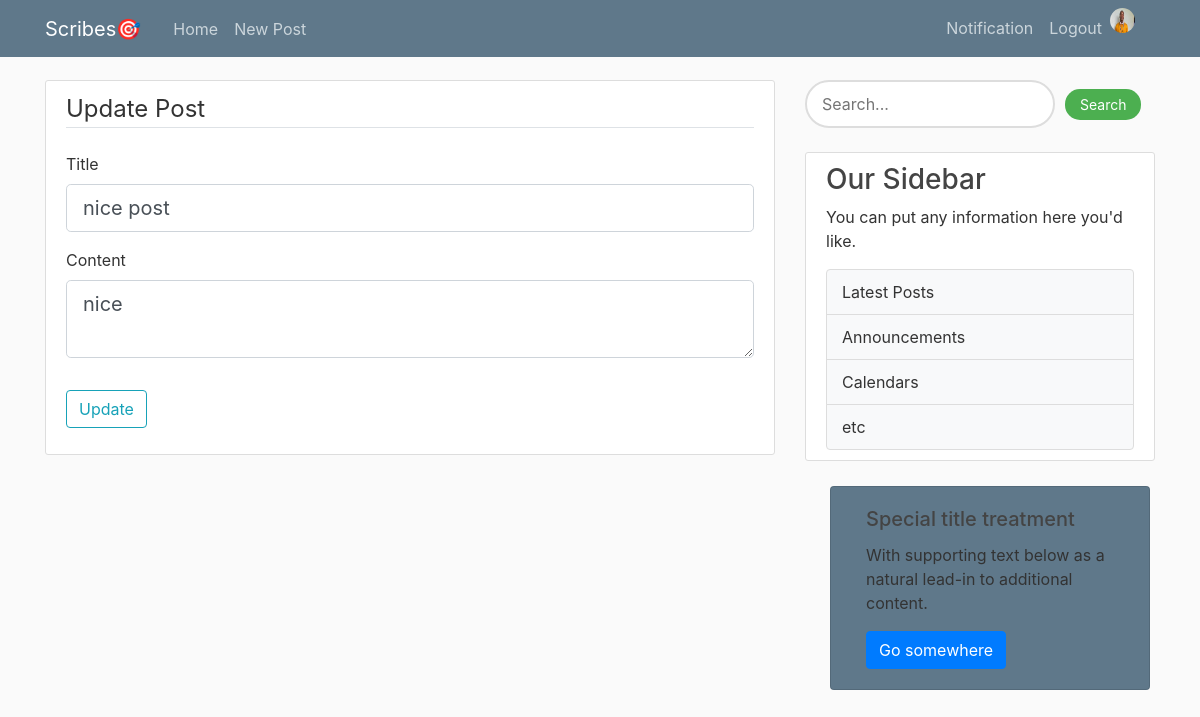
/post/detail/update/1 (signed in), run on an earlier commit of the app's database.
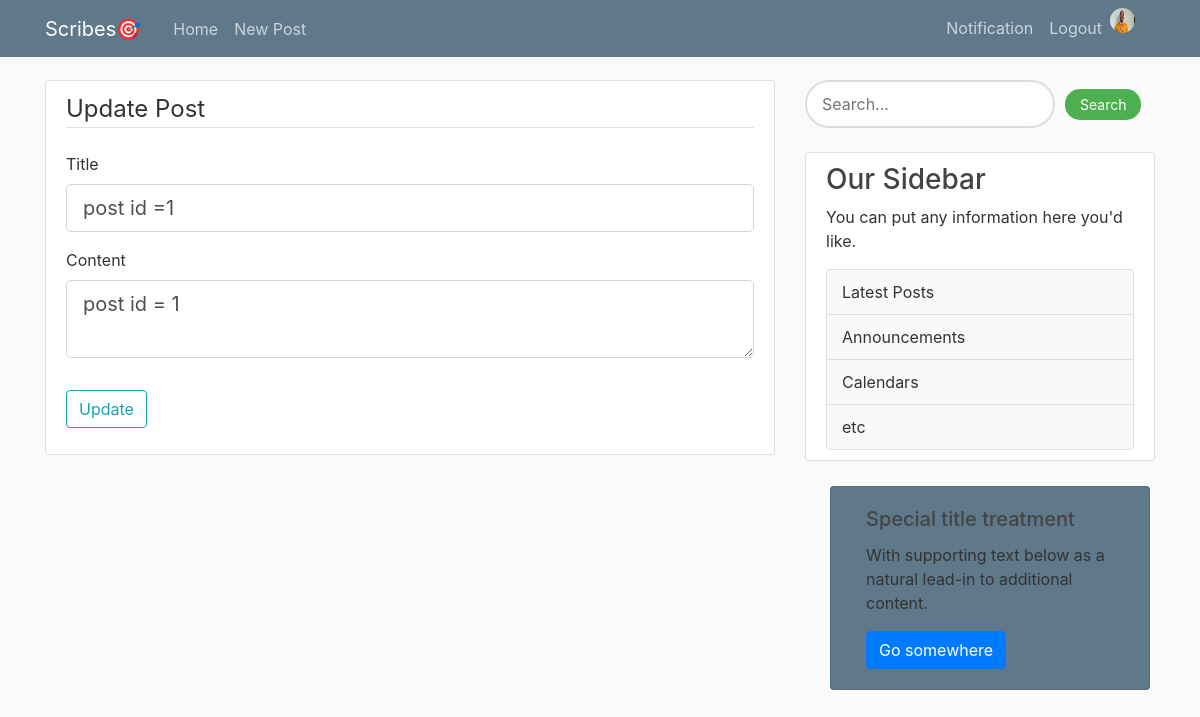
And on a later commit of the database.
### flaskblog/models.py (models this page shows, shortened)
class Post(db.Model):
    id = db.Column(db.Integer, primary_key=True)
    title = db.Column(db.String(100), nullable=False)
    content = db.Column(db.Text, nullable=False)
    date = db.Column(db.DateTime, nullable=False, default=datetime.utcnow)
    user_id = db.Column(db.Integer, db.ForeignKey('user.id'), nullable=False)
    is_admin = db.Column(db.Boolean, nullable=False,default=False)
    image = db.Column(db.String(20), nullable=False, default='default.jpg')

### flaskblog/routes.py (the view)
@app.route("/post/detail/update/<int:post_id>", methods=['POST', 'GET'])
@login_required
def update(post_id):
    post = Post.query.get_or_404(post_id)
    image_file = url_for('static', filename='profile_pics/' + current_user.image_file)
    print(post.id)
    print(post.author.username)
    print(post.user_id)
    form = UpdatePostForm()
    if form.validate_on_submit():
        post.title = form.title.data
        post.content = form.Content.data
        db.session.commit()
        flash("blog updated successfully", 'success')
        return redirect(url_for('post_detail',title=post.title))
    elif request.method == 'GET':
        form.title.data = post.title
        form.Content.data = post.content
    return render_template('edit_post.html',form=form,post=post,image_file=image_file)

### flaskblog/forms.py
class UpdatePostForm(FlaskForm):
	title=StringField('Title', validators=[DataRequired()])
	Content=TextAreaField('Content',validators=[DataRequired()])
	submit=SubmitField('Update')

### flaskblog/models.py (called while the page is built)
@login_manager.user_loader
def load_user(user_id):
    return User.query.get(int(user_id))

### flaskblog/templates/edit_post.html (shortened to what this page needs)
{% extends "layout.html" %}
{% block content %}
<div class="content-section">
  <form method="POST", action=" ">
    <fieldset class="form-group">
      <legend class='border-bottom mb-4'>Update Post</legend>
      <div class="form-group">
        {{ form.title.label(class="form-control-label") }}
        {% if form.title.errors %}
         {{ form.email(class="form-control form-control-lg is-invalid") }}
         <div class="invalid-feedback">
          {% for error in form.title.errors%}
          <span> {{ error }}</span>
          {% endfor %}
         </div>
        {% else %}
           {{ form.title(class="form-control form-control-lg") }}
        {% endif %}
      </div>
      <div class="form-group">
        {{ form.Content.label(class="form-control-label") }}
        {% if form.Content.errors %}
        {{ form.Content(class="form-control form-control-lg is invalid") }}
          <div class='invalid-feedback'>
           {% for error in form.Content.errors%}
             <span>{{ error }}</span>
           {% endfor %}
          </div>
      {% else%}
           {{ form.Content(class="form-control form-control-lg") }}
        {% endif %}
      </div>
    </fieldset>
    <div class="form-group">
      {{ form.submit(class="btn btn-outline-info") }}
    </div>
  </form>
</div>
{% endblock %}

### flaskblog/templates/layout.html (shortened to what this page needs)
<!DOCTYPE html>
<html xmlns="http://www.w3.org/1999/html">
<head>
    <link rel="stylesheet" href="https://cdn.jsdelivr.net/npm/bootstrap@4.1.3/dist/css/bootstrap.min.css">
    <link rel="stylesheet" type="text/css" href="{{url_for('static', filename='main.css') }}">
</head>
<body>
    <header class="site-header">
      <nav class="navbar navbar-expand-md navbar-dark bg-steel fixed-top">
        <div class="container">
          <a class="navbar-brand mr-4" href="/">Scribes🎯</a>
          <div class="collapse navbar-collapse" id="navbarToggle" >
            <div class="navbar-nav mr-auto">
              {% if current_user.is_authenticated %}
                <a class="nav-item nav-link" href="{{ url_for('home')}}">Home</a>
                <a class="nav-item nav-link" href="{{ url_for('new_post')}}">New Post</a>
              {% else %}
              <a class="nav-item nav-link" href="{{ url_for('home')}}">Home</a>
              <a class="nav-item nav-link" href="{{ url_for('about')}}">About</a>
              {% endif %}
            </div>
            <div class="navbar-nav">
              {% if current_user.is_authenticated %}
                <a class="nav-item nav-link" href="{{ url_for('notification')}}">Notification</a>
                <a class="nav-item nav-link" href="{{ url_for('logout')}}">Logout</a>
                <a href="{{ url_for('Account')}}"> <img class="rounded-circle account-img2 md-2" src="{{ image_file }}"></a>
              {% else %}
                <a class="nav-item nav-link" href="{{ url_for('login')}}">Login</a>
                <a class="nav-item nav-link" href="{{ url_for('register')}}">Register</a>
              {% endif %}
            </div>
            </div>
          </div>
      </nav>
    </header>
    <main role="main" class="container">
      <div class="row">
        <div class="col-md-8">
          {% block content %}{% endblock %}
        </div>
        <div class="col-md-4">
          {% if current_user.is_authenticated %}
            <form method="POST" action="{{ url_for('search_post') }}" style="display: flex; align-items: center;">
             <form method="POST" action="{{ url_for('search_post') }}" style="display: flex; align-items: center;">
              <input
                type="text"
                name="content"
                placeholder="Search..."
                style="border: 2px solid #ddd; outline: none; padding: 10px 15px; border-radius: 25px; width: 250px; font-size: 16px; margin-right: 10px;">
              <button
                type="submit"
                style="background-color: #4caf50; color: white; border: none; padding: 5px 15px; cursor: pointer; font-size: 14px; border-radius: 15px; transition: background-color 0.3s ease;"
                onmouseover="this.style.backgroundColor='#45a049'"
                onmouseout="this.style.backgroundColor='#4caf50'">
                Search
              </button>
            </form>
          {% endif %}
          <div class="content-section mt-4">
            <h3>Our Sidebar</h3>
            <div class="text muted">
            <p>You can put any information here you'd like.</p>
            </div>
            <ul class="list-group">
              <li class="list-group-item">
                <a href="/about">Latest Posts</a>
              </li>
              <li class="list-group-item">
                <a href="#">Announcements</a>
              </li>
              <li class="list-group-item">
                <a href="calendars.html">Calendars</a>
              </li>
              <li class="list-group-item">
                <a href="etc.html">etc</a>
              </li>
            </ul>
          </div>
          <div class="card col" style="width: 20rem;">
          <div class="card-body">
            <h5 class="card-title">Special title treatment</h5>
            <p class="card-text">With supporting text below as a natural lead-in to additional content.</p>
            <a href="#" class="btn btn-primary">Go somewhere</a>
          </div>
        </div>
        </div>
    </main>
</body>
</html>

### flaskblog/static/main.css (style rules this page uses)
body { background: #fafafa; color: #333333; margin-top: 5rem; }
h1, h2, h3, h4, h5, h6 { color: #444444; }
.bg-steel { background-color:#5f788a; }
.site-header .navbar-nav .nav-link { color: #cbd5db; }
.content-section { background: #ffffff; padding: 10px 20px; border: 1px solid #dddddd; border-radius: 3px; margin-bottom: 20px; }
.account-img2 { height: 25px; width: 25px; margin-right: 20px; margin-bottom: 16px; }
.card { color: #333; background-color: #5f788a; margin:25px; }
.list-group-item { background-color: #f8f9fa; color: #333; padding: 10px 15px; border: 1px solid #ddd; text-decoration: none; transition: background-color 0.3s ease, color 0.3s ease; }
.list-group-item a { text-decoration: none; color: inherit; }

What changed in the data, as far as the page shows it:
changed Post: title "nice post" → "post id =1"
Also different on the page:
form field Content: "nice" → "post id = 1"
